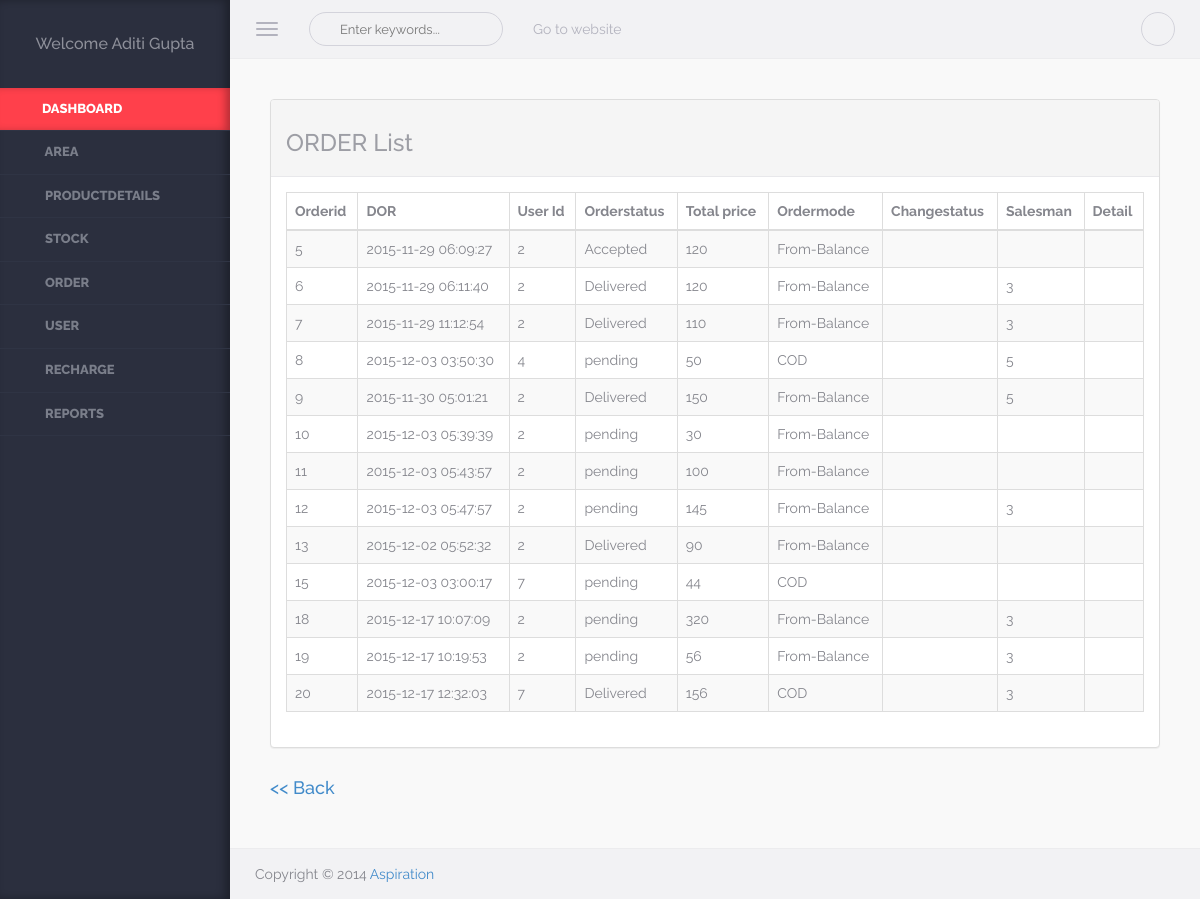
Screenshot of /admin/display_order.php (signed in) with the database file from the repository.
### tables this page shows
CREATE TABLE `user` (
  `Userid` int(5) NOT NULL,
  `Username` varchar(50) NOT NULL,
  `Password` varchar(8) NOT NULL,
  `Usertypeid` int(5) NOT NULL,
  `Fname` varchar(50) NOT NULL,
  `Lname` varchar(50) NOT NULL,
  `Mobileno` bigint(10) NOT NULL,
  `Address` varchar(100) NOT NULL,
  `Areaid` int(5) NOT NULL,
  `Email` varchar(50) NOT NULL,
  `DOB` date NOT NULL,
  `DOL` datetime NOT NULL,
  `Visitcnt` int(5) NOT NULL,
  `Isauthenticate` bit(1) NOT NULL
);

CREATE TABLE `order` (
  `Orderid` int(5) NOT NULL,
  `DOR` datetime NOT NULL,
  `Userid` int(5) NOT NULL,
  `Orderstatusid` int(5) NOT NULL,
  `Totalprice` int(5) NOT NULL,
  `Ordermode` varchar(15) NOT NULL,
  `DBuserid` int(5) NOT NULL,
  `DOD` date NOT NULL
);

CREATE TABLE `orderstatus` (
  `Orderstatusid` int(5) NOT NULL,
  `Orderid` int(5) NOT NULL,
  `Orderstate` varchar(50) NOT NULL,
  `Isdisplay` bit(1) NOT NULL
);

### Class/User.php (called while the page is built, shortened)
<?php
class User
{
	public function display1($uid)
	{
			$conn=new mysqli("localhost","root","","db_alboutveggies");
			$qry="SELECT Fname,Lname,Mobileno,Address,Email FROM User WHERE Userid=".$uid;
			$data=mysqli_query($conn,$qry);
			return $data;
				}
}
?>

### Class/Order.php (called while the page is built, shortened)
<?php
class Order
{
	public function display2()
	{
		$conn=new mysqli("localhost","root","","db_alboutveggies");
		$qry="SELECT Order.Orderid,Order.DOR,Order.Userid,Orderstatus.Orderstate,Order.Totalprice,Order.Ordermode,Order.DBuserid FROM `order`,`orderstatus` WHERE Order.Orderstatusid=Orderstatus.Orderstatusid";
		$data=mysqli_query($conn,$qry);
		return $data;
	}
}
?>

### admin/display_order.php (the view, shortened to what this page needs)
<?php
	include_once("header.php");
?>
<div class="warper container-fluid">
<?php
include_once("../class/Order.php");
$obj=new Order();
$rec=$obj->display2();
$data="<body><div class='warper container-fluid'> <div class='panel panel-default'><div class='panel-heading'><h3>ORDER List</h3></div> <div class='panel-body'><table cellpadding=0 cellspacing=0 border=0 class='table table-striped table-bordered' id=basic-datatable>
                            <thead>
                                <tr>
								<th>Orderid</th>
                                    <th>DOR</th>
                                   <th>User Id</th>
                                    <th>Orderstatus</th>
									<th>Total price</th>
                                    <th>Ordermode</th>
										<th>Changestatus</th>
									<th>Salesman</th>
									<th>Detail</th>
                                </tr>
                            </thead><tbody>";
while($result=mysqli_fetch_array($rec))
{
	$data.="<tr class='odd gradeX'><td>".$result[0]."</td><td>".$result[1]."</td><td>".$result[2]."</td><td>".$result[3]."</td><td>".$result[4]."</td><td>".$result[5]."</td><td><a href='Orderstatus.php?Id=".$result[0]."'><i class='fa fa-bookmark'></i> </a></td>";
	if($result[6]==0)
	{
	$data.="<td><a href='assignsales.php?Id=".$result[0]."'><i class='fa fa-male'></i> </a></td>";
	}
	else
	{
		$data.="<td>".$result[6]."</td>";
	}
	$data.="<td><a href='display_orderdetail.php?Id=".$result[0]."'><i class='fa fa-file-text'></i> </a></td></tr>";
}
$data.="</tbody></table></div>
                </div></body>";
echo $data;
?>
<a href='index.php' ><h4>&lt;&lt;&nbsp;Back</h4></a>
        </div>
			<?php
	include_once("footer.php");
?>
</body>
</html>

### admin/header.php (shortened to what this page needs)
<!DOCTYPE html>
<html lang="en">
<head>
    <link rel="stylesheet" href="assets/css/plugins/typeahead/typeahead.css" />
    <link rel="stylesheet" href="assets/css/switch-buttons/switch-buttons.css" />
	<link rel="stylesheet" href="assets/css/bootstrap/bootstrap.css" />
    <link rel="stylesheet" href="assets/css/fontawesome/font-awesome.css" />
    <link rel="stylesheet" href="assets/css/plugins/bootstrap-tagsinput/bootstrap-tagsinput.css" />
    <link rel="stylesheet" href="assets/css/plugins/bootstrap-chosen/chosen.css" />
    <link rel="stylesheet" href="assets/css/plugins/bootstrap-datetimepicker/bootstrap-datetimepicker.css" />
    <link rel="stylesheet" href="assets/css/plugins/calendar/calendar.css" />
    <link rel="stylesheet" href="assets/css/app/app.v1.css" />
</head>
<body >
<?php
		include_once("../class/User.php");
	$obj=new User();
	$Uid=$_SESSION["uid"];
$Utid=$_SESSION["utid"];
	$rec=$obj->display1($Uid);
$data="	<aside class='left-panel'>
            <div class='user text-center'>";
	if($result=mysqli_fetch_array($rec))
	{
				$data.="<h4 class='user-name'>Welcome ".$result[0]."&nbsp;".$result[1]."</h4>";
	}
	$data.="</div>
	<nav class='navigation'>
            	<ul class='list-unstyled'>
                	<li class='active'><a href='index.php'><i class='fa fa-bookmark-o'></i><span class='nav-label'>Dashboard</span></a></li>
               ";
    if($Utid==1)
	{
       $data.="
                    <li class='has-submenu'><a href='#'><i class='fa fa-map-marker'></i> <span class='nav-label'>Area</span></a>
                    	<ul class='list-unstyled'>
						<li><a href='edit_area.php'>Add Area</a></li>
                        	<li><a href='display_area.php'>Area</a></li>
							                         </ul>
                    </li>
					<li class='has-submenu'><a href='#'><i class='fa fa-file-text-o'></i> <span class='nav-label'>Productdetails</span></a>
                    	<ul class='list-unstyled'>
						<li><a href='edit_category.php'>Add category</a></li>
						<li><a href='display_category.php'>Category</a></li>
						<li><a href='edit_product.php'>Add product</a></li>
						<li><a href='display_productcategory.php'>Product</a></li>
                            </ul>
					</li>
					<li class='has-submenu'><a href='#'><i class='fa fa-file-text-o'></i> <span class='nav-label'>Stock</span></a>
                    	<ul class='list-unstyled'>
						<li><a href='edit_measuretype.php'>Add Measuretype</a></li>
						<li><a href='display_measuretype.php'>Measuretype</a></li>
						<li><a href='edit_stock.php'>Add Stock</a></li>
						<li><a href='display_stock.php'>Stock</a></li>
						</ul>
					</li>
					<li class='has-submenu'><a href='#'><i class='fa fa-file-text-o'></i> <span class='nav-label'>Order</span></a>
                    	<ul class='list-unstyled'>
						<li><a href='display_order.php'>Order</a></li>
                            <li><a href='display_orderdetail.php'>Orderdetail</a></li>
                            <li><a href='display_orderstatus.php'>Orderstatus</a></li>
<li><a href='todayorderA.php'>Today Order</a></li>
							</ul>
					</li>
					<li class='has-submenu'><a href='display_user.php'><i class='fa fa-users'></i> <span class='nav-label'>User</span></a>
                    						</li>
				<li class='has-submenu'><a href='display_recharge.php'><i class='fa fa-money'></i> <span class='nav-label'>Recharge</span></a>
                    	</li>
					<li class='has-submenu'><a href='report.php'><i class='fa fa-users'></i> <span class='nav-label'>Reports</span></a>
                    						</li>
				";
	}
	else
	{
	$data.="	<li class='has-submenu'><a href='todayorderS.php'><i class='fa fa-child'></i> <span class='nav-label'>Today Order</span></a>
                    						</li>
				<li class='has-submenu'><a href='myorder.php'><i class='fa fa-child'></i> <span class='nav-label'>Past Order</span></a>
                    	</li>";
	}
	 $data.="    </ul>
            </nav>
    </aside>";
	echo $data;
  ?>
    <section class="content">
        <header class="top-head container-fluid">
            <button type="button" class="navbar-toggle pull-left">
                <span class="icon-bar"></span>
                <span class="icon-bar"></span>
                <span class="icon-bar"></span>
            </button>
            <form role="search" class="navbar-left app-search pull-left hidden-xs">
              <input type="text" placeholder="Enter keywords..." class="form-control form-control-circle">
         	</form>
            <nav class=" navbar-default hidden-xs" role="navigation">
                <ul class="nav navbar-nav">
                <li><a href="../website/index.php">Go to website</a></li>
              </ul>
            </nav>
            <ul class="nav-toolbar">
            	                <li class="dropdown"><a href="#" data-toggle="dropdown"><i class="fa fa-ellipsis-v"></i></a>
                </li>
            </ul>
        </header>

### admin/assets/css/app/app.v1.css (style rules this page uses)
body { background-color:#f9f9f9; color:#85868d; font-family: 'Raleway', sans-serif; position:relative; }
body, html { overflow-x:hidden; }
aside.left-panel { background-color:#2b2f3e; width:230px; position:fixed; padding:25px 0px; box-shadow:inset -5px 0px 8px rgba(0,0,0,0.3); height:100%; top:0px; left:0px; }
.user { margin-bottom:35px; }
.user h4.user-name { color:#8e909a; font-size:16px; }
.navigation { margin:20px 0px; }
.navigation > ul > li { position:relative; }
.navigation > ul > li.has-submenu:after { content:"\f105"; font-family: 'FontAwesome'; display:inline-block; position:absolute; color:#7a7e8a; right:15px; transition: all 0.4s; -moz-transition: all 0.4s; -webkit-transition: all 0.4s; -o-transition: all 0.4s; top:10px; visibility:hidden; }
.navigation > ul > li > a { display:block; padding:12px 25px; color:#7a7e8a; text-transform:uppercase; font-size:13px; text-decoration:none; font-weight:800; border-bottom:1px solid #2f3444; transition: all 0.4s; -moz-transition: all 0.4s; -webkit-transition: all 0.4s; -o-transition: all 0.4s; }
.navigation > ul > li:hover > a, .navigation > ul > li.active:hover > a, .navigation > ul > li.active > a { color:#fff; background-color: #ff404b; -webkit-box-shadow: inset -6px 0 8px -2px rgba(0,0,0,0.3); box-shadow: inset -6px 0 8px -2px rgba(0,0,0,0.3); }
.navigation ul li a i { margin-right:6px; font-size:14px; }
header { background-color:#f2f2f4; border-bottom:1px solid #ececee; padding-top:4px; padding-bottom:4px; }
.navbar-toggle { margin:8px 20px 8px 0px; display:block; padding-left:0px; }
.navbar-toggle .icon-bar { background-color:#b3b3be; }
.app-search { position:relative; margin-top:8px; margin-bottom:8px; margin-right:15px; }
.app-search .form-control, .app-search .form-control:focus { border:1px solid #d3d3db; font-size:13px; color:#c4c4cd; padding-left:30px; background:none; box-shadow:none; }
.app-search:before { content:"\f002"; position:absolute; left:12px; font-family: FontAwesome; cursor:pointer; top:7px; color:#c4c4cd; display:inline-block; }
header .navbar-default .navbar-nav > li > a { color:#b3b3be; }
.nav-toolbar { margin:8px 0px; float:right; }
.nav-toolbar > li { padding:0px; display:inline-block; margin-left:5px; position:relative; list-style:none; }
.nav-toolbar > li > a { color:#d3d3db; font-size:18px; border:1px solid #d3d3db; border-radius:50px; height:34px; width:34px; text-align:center; display:block; padding:4px; }
.content { margin-left:230px; }
.content > .container-fluid { padding-left:25px; padding-right:25px; }
.warper { padding-top:20px; padding-bottom:20px; min-height:550px; }
.btn-circle, .form-control-circle, .btn-group .btn-circle:first-child:not(:last-child):not(.dropdown-toggle) { border-radius:50px; }
.panel { margin-bottom:30px; }
.panel-heading { font-weight:700; }
.panel-default > .panel-heading, .panel-default > .panel-footer { border-color: #e8e8eb; box-shadow:none; }
.panel-default > .panel-heading, .btn-default { color:#9D9EA5; }

### rows the page displays
user: Fname "Aditi", Lname "Gupta"
order: Orderid "5", DOR "2015-11-29 06:09:27", Userid "2", Orderstatusid.Orderstate "Accepted", Totalprice "120", Ordermode "From-Balance"
order: Orderid "6", DOR "2015-11-29 06:11:40", Userid "2", Orderstatusid.Orderstate "Delivered", Totalprice "120", Ordermode "From-Balance", DBuserid "3"
order: Orderid "7", DOR "2015-11-29 11:12:54", Userid "2", Orderstatusid.Orderstate "Delivered", Totalprice "110", Ordermode "From-Balance", DBuserid "3"
order: Orderid "8", DOR "2015-12-03 03:50:30", Userid "4", Orderstatusid.Orderstate "pending", Totalprice "50", Ordermode "COD", DBuserid "5"
order: Orderid "9", DOR "2015-11-30 05:01:21", Userid "2", Orderstatusid.Orderstate "Delivered", Totalprice "150", Ordermode "From-Balance", DBuserid "5"
order: Orderid "10", DOR "2015-12-03 05:39:39", Userid "2", Orderstatusid.Orderstate "pending", Totalprice "30", Ordermode "From-Balance"
order: Orderid "11", DOR "2015-12-03 05:43:57", Userid "2", Orderstatusid.Orderstate "pending", Totalprice "100", Ordermode "From-Balance"
order: Orderid "12", DOR "2015-12-03 05:47:57", Userid "2", Orderstatusid.Orderstate "pending", Totalprice "145", Ordermode "From-Balance", DBuserid "3"
order: Orderid "13", DOR "2015-12-02 05:52:32", Userid "2", Orderstatusid.Orderstate "Delivered", Totalprice "90", Ordermode "From-Balance"
order: Orderid "15", DOR "2015-12-03 03:00:17", Userid "7", Orderstatusid.Orderstate "pending", Totalprice "44", Ordermode "COD"
order: Orderid "18", DOR "2015-12-17 10:07:09", Userid "2", Orderstatusid.Orderstate "pending", Totalprice "320", Ordermode "From-Balance", DBuserid "3"
order: Orderid "19", DOR "2015-12-17 10:19:53", Userid "2", Orderstatusid.Orderstate "pending", Totalprice "56", Ordermode "From-Balance", DBuserid "3"
order: Orderid "20", DOR "2015-12-17 12:32:03", Userid "7", Orderstatusid.Orderstate "Delivered", Totalprice "156", Ordermode "COD", DBuserid "3"
